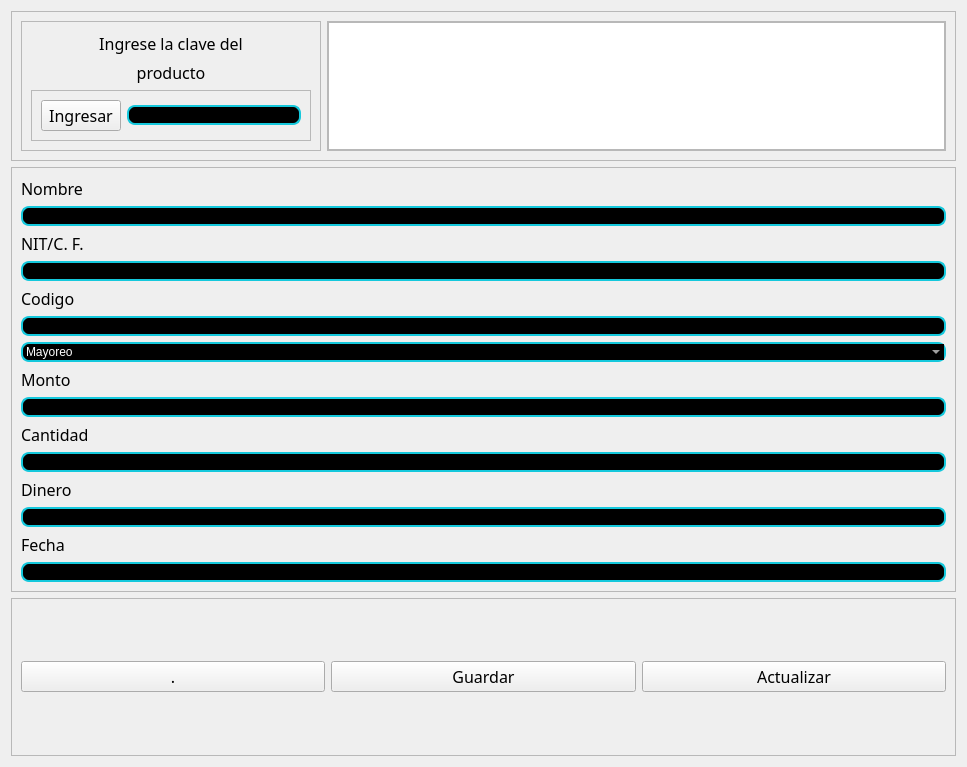
                      <widget class="QWidget" name="page">
                       <property name="geometry">
                        <rect>
                         <x>0</x>
                         <y>0</y>
                         <width>967</width>
                         <height>767</height>
                        </rect>
                       </property>
                       <attribute name="icon">
                        <iconset>
                         <normaloff>../../../../Downloads/align-justify.svg</normaloff>../../../../Downloads/align-justify.svg</iconset>
                       </attribute>
                       <attribute name="label">
                        <string>Ventas</string>
                       </attribute>
                       <layout class="QVBoxLayout" name="verticalLayout_21">
                        <item>
                         <widget class="QFrame" name="frame_12">
                          <property name="minimumSize">
                           <size>
                            <width>0</width>
                            <height>140</height>
                           </size>
                          </property>
                          <property name="maximumSize">
                           <size>
                            <width>16777215</width>
                            <height>150</height>
                           </size>
                          </property>
                          <property name="styleSheet">
                           <string notr="true">QLineEdit{
border: 2px solid #14c8dc;
border-radius: 8px;
color: rgb(255, 255, 255);
background-color:rgb(0,0,0);
font: 75 12pt&quot;Times New Roman&quot;;
}

QTableWidget{
color: rgb(255, 255, 255);
gridline-color:rgb(0, 0, 0);
font-size:12pt;
color:#000000;
}

QHeaderView::section{
	background-color: rgb(0, 0, 0);
	border: 1px solid rgb(0, 0, 127);
	font-size: 12pt
}

QTableWidgetQTableCornerButton::section{
	background-color: rgb(0, 0, 0);
	borde: 1px solid rgb(0, 206, 151)
}
</string>
                          </property>
                          <property name="frameShape">
                           <enum>QFrame::StyledPanel</enum>
                          </property>
                          <property name="frameShadow">
                           <enum>QFrame::Raised</enum>
                          </property>
                          <layout class="QHBoxLayout" name="horizontalLayout_16">
                           <item>
                            <widget class="QFrame" name="frame_13">
                             <property name="minimumSize">
                              <size>
                               <width>0</width>
                               <height>0</height>
                              </size>
                             </property>
                             <property name="maximumSize">
                              <size>
                               <width>300</width>
                               <height>16777215</height>
                              </size>
                             </property>
                             <property name="frameShape">
                              <enum>QFrame::StyledPanel</enum>
                             </property>
                             <property name="frameShadow">
                              <enum>QFrame::Raised</enum>
                             </property>
                             <layout class="QVBoxLayout" name="verticalLayout_38">
                              <item>
                               <widget class="QLabel" name="label_18">
                                <property name="font">
                                 <font>
                                  <family>Arial Black</family>
                                  <pointsize>12</pointsize>
                                  <weight>3</weight>
                                  <italic>false</italic>
                                  <bold>false</bold>
                                 </font>
                                </property>
                                <property name="text">
                                 <string>Ingrese la clave del</string>
                                </property>
                                <property name="alignment">
                                 <set>Qt::AlignCenter</set>
                                </property>
                               </widget>
                              </item>
                              <item>
                               <widget class="QLabel" name="label_19">
                                <property name="font">
                                 <font>
                                  <family>Arial Black</family>
                                  <pointsize>12</pointsize>
                                  <weight>3</weight>
                                  <italic>false</italic>
                                  <bold>false</bold>
                                 </font>
                                </property>
                                <property name="text">
                                 <string>producto</string>
                                </property>
                                <property name="alignment">
                                 <set>Qt::AlignCenter</set>
                                </property>
                               </widget>
                              </item>
                              <item>
                               <widget class="QFrame" name="frame_30">
                                <property name="minimumSize">
                                 <size>
                                  <width>0</width>
                                  <height>50</height>
                                 </size>
                                </property>
                                <property name="frameShape">
                                 <enum>QFrame::StyledPanel</enum>
                                </property>
                                <property name="frameShadow">
                                 <enum>QFrame::Raised</enum>
                                </property>
                                <layout class="QHBoxLayout" name="horizontalLayout_17">
                                 <item>
                                  <widget class="QPushButton" name="btn_cotizar_ventas">
                                   <property name="minimumSize">
                                    <size>
                                     <width>45</width>
                                     <height>0</height>
                                    </size>
                                   </property>
                                   <property name="font">
                                    <font>
                                     <family>Arial Black</family>
                                     <pointsize>12</pointsize>
                                     <weight>10</weight>
                                     <italic>false</italic>
                                     <bold>false</bold>
                                    </font>
                                   </property>
                                   <property name="cursor">
                                    <cursorShape>PointingHandCursor</cursorShape>
                                   </property>
                                   <property name="text">
                                    <string>Ingresar</string>
                                   </property>
                                  </widget>
                                 </item>
                                 <item>
                                  <widget class="QLineEdit" name="text_codigo_venta"/>
                                 </item>
                                </layout>
                               </widget>
                              </item>
                             </layout>
                            </widget>
                           </item>
                           <item>
                            <widget class="QFrame" name="frame_14">
                             <property name="minimumSize">
                              <size>
                               <width>0</width>
                               <height>0</height>
                              </size>
                             </property>
                             <property name="maximumSize">
                              <size>
                               <width>16777215</width>
                               <height>16777215</height>
                              </size>
                             </property>
                             <property name="frameShape">
                              <enum>QFrame::StyledPanel</enum>
                             </property>
                             <property name="frameShadow">
                              <enum>QFrame::Raised</enum>
                             </property>
                             <layout class="QVBoxLayout" name="verticalLayout_37">
                              <property name="spacing">
                               <number>0</number>
                              </property>
                              <property name="leftMargin">
                               <number>0</number>
                              </property>
                              <property name="topMargin">
                               <number>0</number>
                              </property>
                              <property name="rightMargin">
                               <number>0</number>
                              </property>
                              <property name="bottomMargin">
                               <number>0</number>
                              </property>
                              <item>
                               <widget class="QTableWidget" name="tabla_ventas_2">
                                <property name="minimumSize">
                                 <size>
                                  <width>145</width>
                                  <height>0</height>
                                 </size>
                                </property>
                                <property name="maximumSize">
                                 <size>
                                  <width>16777215</width>
                                  <height>16777215</height>
                                 </size>
                                </property>
                                <property name="styleSheet">
                                 <string notr="true">color: white;</string>
                                </property>
                               </widget>
                              </item>
                             </layout>
                            </widget>
                           </item>
                          </layout>
                         </widget>
                        </item>
                        <item>
                         <widget class="QFrame" name="frame_15">
                          <property name="styleSheet">
                           <string notr="true">QLineEdit{
border: 2px solid #14c8dc;
border-radius: 8px;
color: rgb(255, 255, 255);
background-color:rgb(0,0,0);
font: 75 12pt&quot;Times New Roman&quot;;
}</string>
                          </property>
                          <property name="frameShape">
                           <enum>QFrame::StyledPanel</enum>
                          </property>
                          <property name="frameShadow">
                           <enum>QFrame::Raised</enum>
                          </property>
                          <layout class="QVBoxLayout" name="verticalLayout_22">
                           <item>
                            <widget class="QLabel" name="label_3">
                             <property name="font">
                              <font>
                               <family>Arial Black</family>
                               <pointsize>12</pointsize>
                               <weight>3</weight>
                               <italic>false</italic>
                               <bold>false</bold>
                              </font>
                             </property>
                             <property name="text">
                              <string>Nombre</string>
                             </property>
                            </widget>
                           </item>
                           <item>
                            <widget class="QLineEdit" name="text_nombre_venta"/>
                           </item>
                           <item>
                            <widget class="QLabel" name="label_21">
                             <property name="font">
                              <font>
                               <family>Arial Black</family>
                               <pointsize>12</pointsize>
                               <weight>3</weight>
                               <italic>false</italic>
                               <bold>false</bold>
                              </font>
                             </property>
                             <property name="text">
                              <string>NIT/C. F.</string>
                             </property>
                            </widget>
                           </item>
                           <item>
                            <widget class="QLineEdit" name="text_nit_venta"/>
                           </item>
                           <item>
                            <widget class="QLabel" name="label_49">
                             <property name="font">
                              <font>
                               <family>Arial Black</family>
                               <pointsize>12</pointsize>
                               <weight>3</weight>
                               <italic>false</italic>
                               <bold>false</bold>
                              </font>
                             </property>
                             <property name="text">
                              <string>Codigo</string>
                             </property>
                            </widget>
                           </item>
                           <item>
                            <widget class="QLineEdit" name="text_codigo_producto"/>
                           </item>
                           <item>
                            <widget class="QComboBox" name="cb_ma">
                             <property name="styleSheet">
                              <string notr="true">border: 2px solid #14c8dc;
border-radius: 8px;
color: rgb(255, 255, 255);
background-color:rgb(0,0,0);
font: 75 12pt&quot;Times New Roman&quot;;
</string>
                             </property>
                             <item>
                              <property name="text">
                               <string>Mayoreo</string>
                              </property>
                             </item>
                             <item>
                              <property name="text">
                               <string>Minorista</string>
                              </property>
                             </item>
                            </widget>
                           </item>
                           <item>
                            <widget class="QLabel" name="label_20">
                             <property name="font">
                              <font>
                               <family>Arial Black</family>
                               <pointsize>12</pointsize>
                               <weight>3</weight>
                               <italic>false</italic>
                               <bold>false</bold>
                              </font>
                             </property>
                             <property name="text">
                              <string>Monto</string>
                             </property>
                            </widget>
                           </item>
                           <item>
                            <widget class="QLineEdit" name="text_monto_venta"/>
                           </item>
                           <item>
                            <widget class="QLabel" name="label_22">
                             <property name="font">
                              <font>
                               <family>Arial Black</family>
                               <pointsize>12</pointsize>
                               <weight>3</weight>
                               <italic>false</italic>
                               <bold>false</bold>
                              </font>
                             </property>
                             <property name="text">
                              <string>Cantidad</string>
                             </property>
                            </widget>
                           </item>
                           <item>
                            <widget class="QLineEdit" name="text_cantidad_venta"/>
                           </item>
                           <item>
                            <widget class="QLabel" name="label_29">
                             <property name="font">
                              <font>
                               <family>Arial Black</family>
                               <pointsize>12</pointsize>
                               <weight>3</weight>
                               <italic>false</italic>
                               <bold>false</bold>
                              </font>
                             </property>
                             <property name="text">
                              <string>Dinero</string>
                             </property>
                            </widget>
                           </item>
                           <item>
                            <widget class="QLineEdit" name="text_dinero_venta"/>
                           </item>
                           <item>
                            <widget class="QLabel" name="label_15">
                             <property name="font">
                              <font>
                               <family>Arial Black</family>
                               <pointsize>12</pointsize>
                               <weight>3</weight>
                               <italic>false</italic>
                               <bold>false</bold>
                              </font>
                             </property>
                             <property name="text">
                              <string>Fecha</string>
                             </property>
                            </widget>
                           </item>
                           <item>
                            <widget class="QLineEdit" name="text_fecha_venta"/>
                           </item>
                          </layout>
                         </widget>
                        </item>
                        <item>
                         <widget class="QFrame" name="frame_23">
                          <property name="minimumSize">
                           <size>
                            <width>0</width>
                            <height>49</height>
                           </size>
                          </property>
                          <property name="frameShape">
                           <enum>QFrame::StyledPanel</enum>
                          </property>
                          <property name="frameShadow">
                           <enum>QFrame::Raised</enum>
                          </property>
                          <layout class="QHBoxLayout" name="horizontalLayout_10">
                           <item>
                            <widget class="QPushButton" name="btn_cal">
                             <property name="minimumSize">
                              <size>
                               <width>100</width>
                               <height>0</height>
                              </size>
                             </property>
                             <property name="maximumSize">
                              <size>
                               <width>16777215</width>
                               <height>16777215</height>
                              </size>
                             </property>
                             <property name="font">
                              <font>
                               <family>Arial Black</family>
                               <pointsize>12</pointsize>
                               <weight>10</weight>
                               <italic>false</italic>
                               <bold>false</bold>
                              </font>
                             </property>
                             <property name="cursor">
                              <cursorShape>PointingHandCursor</cursorShape>
                             </property>
                             <property name="text">
                              <string>.</string>
                             </property>
                            </widget>
                           </item>
                           <item>
                            <widget class="QPushButton" name="btn_guardar_venta">
                             <property name="minimumSize">
                              <size>
                               <width>100</width>
                               <height>0</height>
                              </size>
                             </property>
                             <property name="maximumSize">
                              <size>
                               <width>16777215</width>
                               <height>16777215</height>
                              </size>
                             </property>
                             <property name="font">
                              <font>
                               <family>Arial Black</family>
                               <pointsize>12</pointsize>
                               <weight>10</weight>
                               <italic>false</italic>
                               <bold>false</bold>
                              </font>
                             </property>
                             <property name="cursor">
                              <cursorShape>PointingHandCursor</cursorShape>
                             </property>
                             <property name="text">
                              <string>Guardar</string>
                             </property>
                            </widget>
                           </item>
                           <item>
                            <widget class="QPushButton" name="btn_actualizar_ventas">
                             <property name="minimumSize">
                              <size>
                               <width>100</width>
                               <height>0</height>
                              </size>
                             </property>
                             <property name="maximumSize">
                              <size>
                               <width>16777215</width>
                               <height>16777215</height>
                              </size>
                             </property>
                             <property name="font">
                              <font>
                               <family>Arial Black</family>
                               <pointsize>12</pointsize>
                               <weight>10</weight>
                               <italic>false</italic>
                               <bold>false</bold>
                              </font>
                             </property>
                             <property name="cursor">
                              <cursorShape>PointingHandCursor</cursorShape>
                             </property>
                             <property name="text">
                              <string>Actualizar</string>
                             </property>
                            </widget>
                           </item>
                          </layout>
                         </widget>
                        </item>
                       </layout>
                      </widget>
